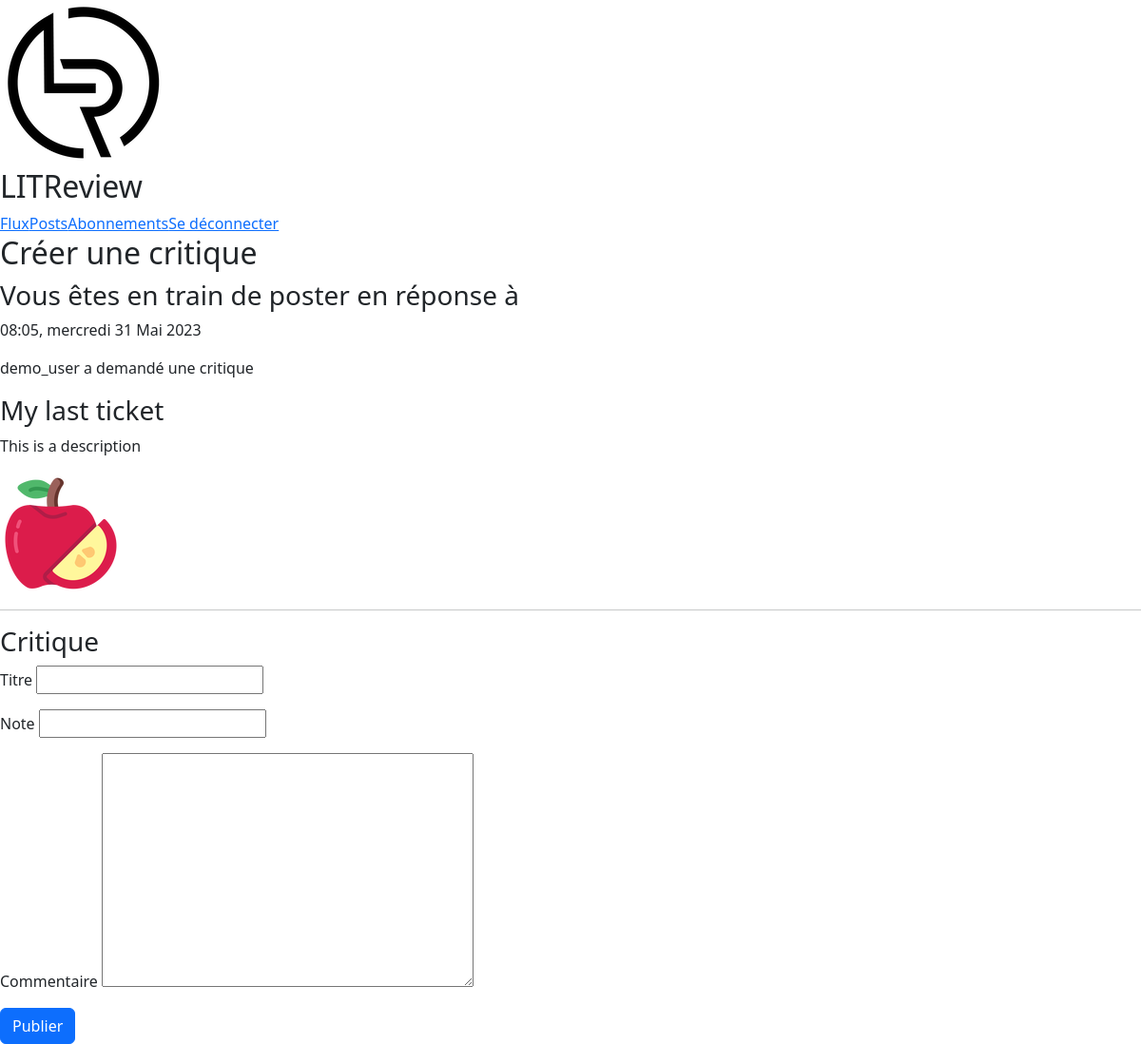
Page /review/review/21/ (signed in) on the committed database.
### review/models.py (models this page shows, shortened)
class Ticket(models.Model):
    title = models.CharField(max_length=50)
    description = models.TextField(max_length=2048, blank=True)
    user = models.ForeignKey(to=settings.AUTH_USER_MODEL, on_delete=models.CASCADE)
    image = models.ImageField(upload_to="review/", null=True, blank=True)
    time_created = models.DateTimeField(auto_now_add=True)

class CustomUser(AbstractUser):
    def get_followed_users(self):
        return CustomUser.objects.filter(followed_by__user=self)

### review/views.py (the view)
# urls.py: path('', RedirectView.as_view(url='/review/'), name='root'),
@login_required(login_url='/review/login/')
def review(request, ticket_id):
    u = request.user
    if request.method == "POST":
        ticketForm = {}
        reviewForm = {}
        for key, value in request.POST.items():
            if key in ['title', 'description', 'image']:
                ticketForm[key] = value
            elif key in ['headline', 'rating', 'body']:
                reviewForm[key] = value
        if ticketForm:
            ticketForm = forms.TicketForm(ticketForm)
            if ticketForm.is_valid():
                my_ticket = ticketForm.save(commit=False)
                my_ticket.user = u
                my_ticket.save()
            else:
                return redirect('review', ticket_id)
        else:
            my_ticket = get_object_or_404(models.Ticket, id=ticket_id)
        reviewForm = forms.ReviewForm(reviewForm)
        if reviewForm.is_valid():
            my_review = reviewForm.save(commit=False)
            my_review.ticket = my_ticket
            my_review.user = u
            my_review.save()
        return redirect('home')
    else:
        if ticket_id != 0:
            ticket = get_object_or_404(models.Ticket, id=ticket_id)
            ticketForm = None
        else:
            ticket = None
            ticketForm = forms.TicketForm()
        reviewForm = forms.ReviewForm()
        return render(request, "review/form.html",
                      {"title": "Créer une critique",
                       "forms": [{'ticket': ticket, 'subtitle': 'Vous êtes en train de poster en réponse à'},
                                 {'form': ticketForm, 'subtitle': 'Livre / Article'},
                                 {'form': reviewForm, 'subtitle': 'Critique'}
                                 ]})

### review/templates/review/form.html (shortened to what this page needs)
{% extends 'review/base.html' %}
{% block content %}
<div class="styled-form">
  <h2 class="form-title"> {{ title }} </h2>
  <form method="POST" enctype="multipart/form-data">
    {% for formDict in forms %}
      {% if formDict.ticket %}
      <h3> {{ formDict.subtitle }} </h3>
        {% include 'review/ticket_snippet.html' with post=formDict.ticket %}
        {% if not forloop.last %} <hr> {% endif %}
      {% endif %}
      {% if formDict.form %}
        <h3> {{ formDict.subtitle }} </h3>
        {% for field in formDict.form %}
        <p>
          <span class="label"> {{ field.label }} </span>
          {{ field }}
        </p>
        {% endfor %}
      {% endif %}
    {% endfor %}
    <div class="button-container">
      <button type="POST" enctype="multipart/form-data" class="btn btn-primary my-button"> Publier </button>
    </div>
  </form>
</div>
{% endblock %}

### review/templates/review/ticket_snippet.html (shortened to what this page needs)
<div class="post">
    <p class="date">
        {{ post.time_created|date:"h:m, l d M Y" }}
    </p>
    <p class="user">
        {{ post.user }} a demandé une critique
    </p>
    <h3> {{ post.title }} </h3>
    <p class="description">
        {{ post.description }}
    </p>
    {% if post.image %}
    <img src="{{ post.image.url }}" alt="Image du ticket" class="image">
    {% endif %}
</div>

### rows in the picture
Ticket: subtitle "Vous êtes en train de poster en réponse à", time_created "08:05, mercredi 31 Mai 2023", user "demo_user", title "My last ticket", description "This is a description", image (picture)

### other values in the picture
{{ title }} "Créer une critique"
{{ field.label }} "Titre" "Note" "Commentaire"
